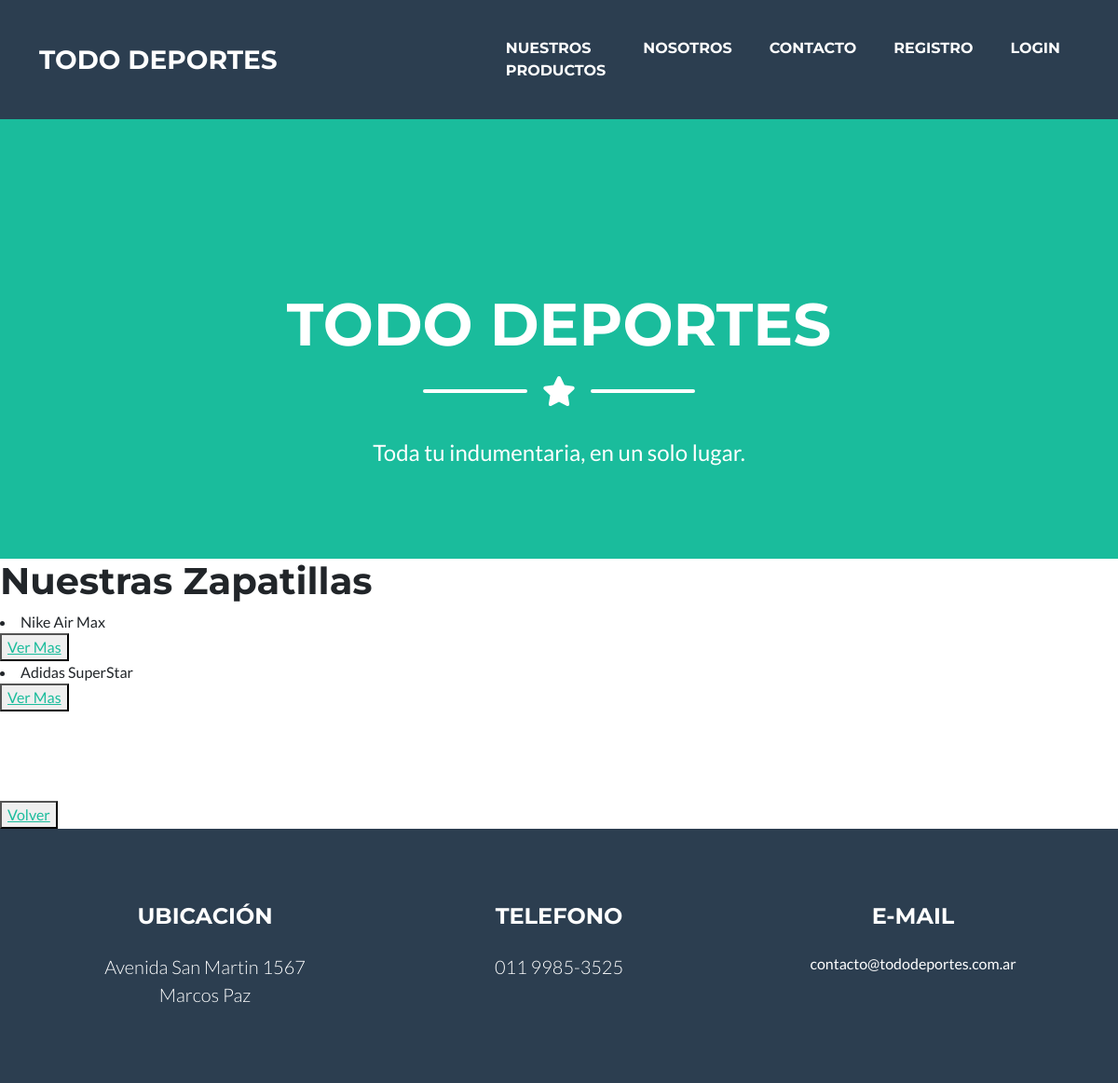
/Appfinal/zapatillas/list, run on the app's committed database.
### Appfinal/models.py (models this page shows, shortened)
class ZapatillasDeportivas(models.Model):
    tipo = models.CharField(max_length=40)
    talle = models.IntegerField()
    stock = models.BooleanField()
    precio = models.IntegerField()

### Appfinal/views.py (the view)
# urls.py: path('zapatillas/list', views.ZapatillasList.as_view(), name="ListZapas"),
class ZapatillasList(ListView):
    model = ZapatillasDeportivas
    template_name = 'Appfinal/zapatillas_list.html'

### Appfinal/templates/Appfinal/zapatillas_list.html (shortened to what this page needs)
{% extends "Appfinal/padre.html" %}
{% block contenido %}
<h1>Nuestras Zapatillas</h1>
{% for i in object_list%}
<li>{{ i.tipo }}
</li>
<button><a href="{% url 'Zapatillas' i.id %}">Ver Mas</a></button>
{% endfor %}
<br><br><br>
<br>
<br>
<button><a href="{% url 'Tienda' %}">Volver</a></button>
{% endblock %}

### data on the page
ZapatillasDeportivas: tipo "Nike Air Max"
ZapatillasDeportivas: tipo "Adidas SuperStar"
